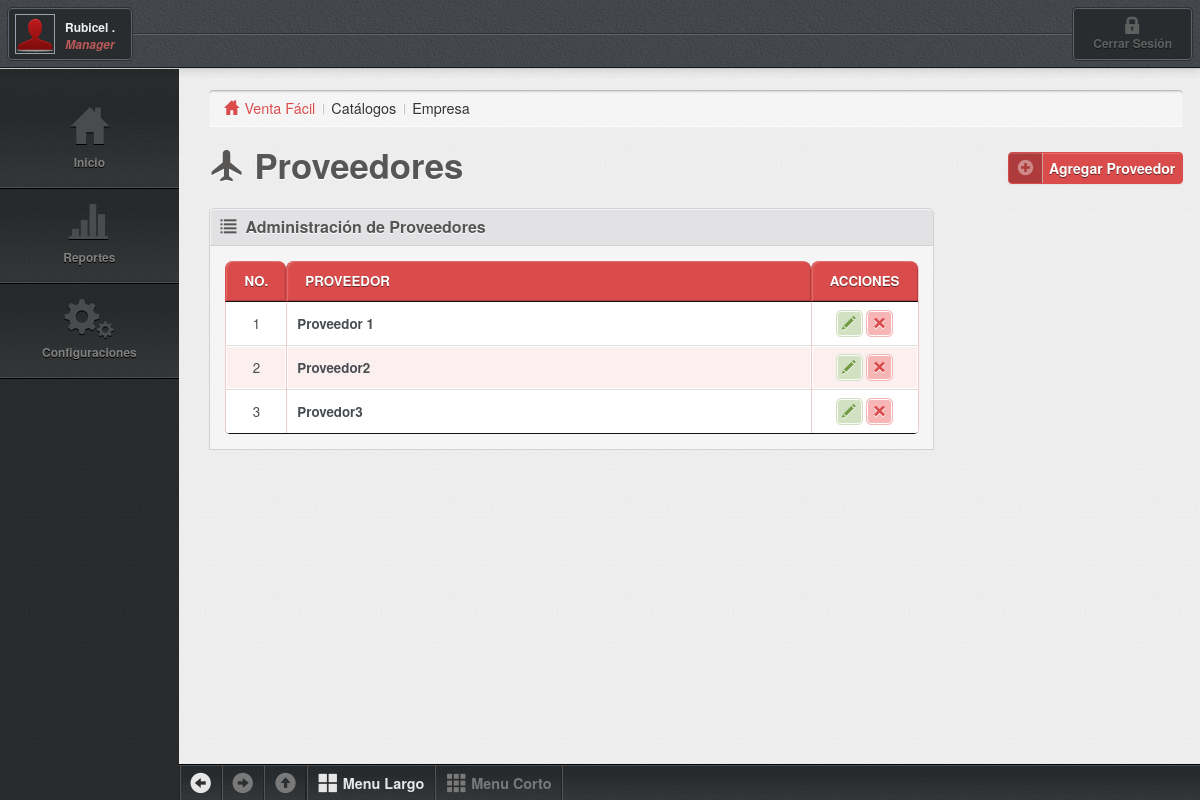
Page /catalogos/proveedores.php (signed in) on the committed database.
### tables this page shows
CREATE TABLE IF NOT EXISTS `proveedores` (
  `idunicopr` int(12) NOT NULL COMMENT 'idunico del proveedor',
  `idunicoe` int(12) NOT NULL COMMENT 'id unico de la empresa',
  `nombre` varchar(80) NOT NULL COMMENT 'nombre del proveedor'
);

### catalogos_listar/proveedores_listar.php (the view, shortened to what this page needs)
<?php
	include "../conexion/conexion.php";
	$idunicoe=$_SESSION["pvtacommand_idunicoe"];
?>
<div class="widget-head">
	<h4 class="heading glyphicons list"><i></i>Administración de Proveedores</h4>
</div>
<div class="widget-body">
	<table id="example" class="display table table-bordered table-condensed table-striped table-primary table-vertical-center checkboxs js-table-sortable" cellspacing="0" width="100%">
		<thead>
			<tr>
				<th width="1%" class="center">No.</th>
				<th>Proveedor</th>
				<th class="center" width="60">Acciones</th>
			</tr>
		</thead>
		<tbody>
			<?php
			$consulta="select * from proveedores as b where b.idunicoe='$idunicoe' order by b.idunicopr";
			$recordset = mysqli_query($link,$consulta);
			while($registro = mysqli_fetch_array($recordset)){
				$idunicopr=$registro["idunicopr"];
				$nombre=utf8_encode($registro["nombre"]);
				echo'<tr class="selectable">';
					echo'<td class="center">'.$idunicopr.'</td>';
					echo'<td><strong>'.$nombre.'</strong></td>';
					echo'
						<td class="center">
							<a href="#" onClick="acciones(2,'.$idunicopr.');" title="modificar" class="btn-action glyphicons pencil btn-success"><i></i></a>
							<a href="#" onClick="acciones(3,'.$idunicopr.');" title="eliminar" class="btn-action glyphicons remove_2 btn-danger"><i></i></a>
						</td>';
				echo'</tr>';
			}
			?>
		</tbody>
	</table>
</div>

### theme/css/demo.css (style rules this page uses)
body { font: 90%/1.45em "Helvetica Neue", HelveticaNeue, Arial, Helvetica, sans-serif; margin: 0; padding: 0; color: #333; background-color: #fff; }
a { cursor: pointer; color: #3174c7; text-decoration: none; }

### rows in the picture
proveedores: idunicopr "1", nombre "Proveedor 1"
proveedores: idunicopr "2", nombre "Proveedor2"
proveedores: idunicopr "3", nombre "Provedor3"

### other values in the picture
$nombreuser "Rubicel ."
$tipouser "Manager"
$sys_nombre "Venta Fácil"
$categoria "Catálogos"
$submenu "Empresa"
